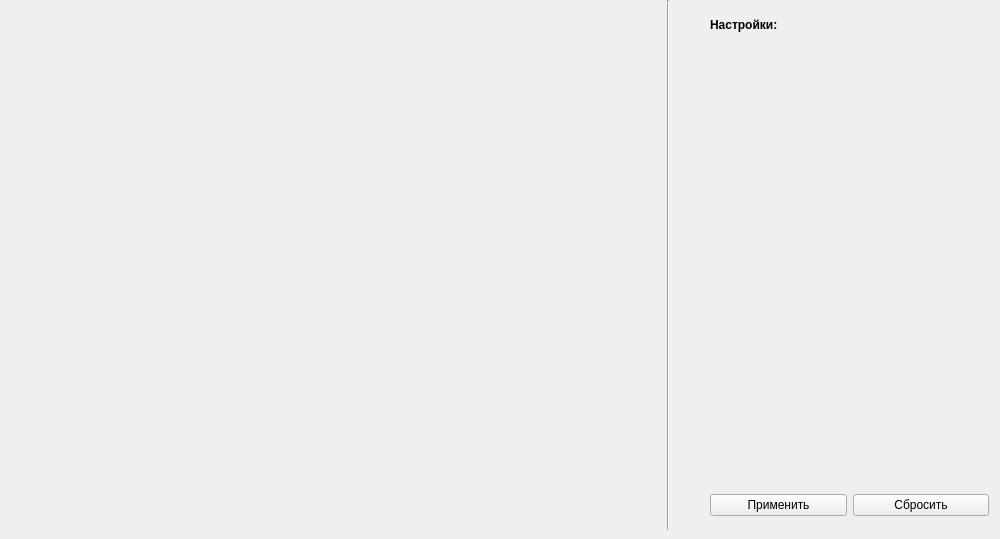
      <widget class="QWidget" name="tab_11">
       <attribute name="title">
        <string>Результат</string>
       </attribute>
       <widget class="QWidget" name="horizontalLayoutWidget_6">
        <property name="geometry">
         <rect>
          <x>710</x>
          <y>490</y>
          <width>279</width>
          <height>30</height>
         </rect>
        </property>
        <layout class="QHBoxLayout" name="horizontalLayout_24">
         <item>
          <widget class="QPushButton" name="pushButton_15">
           <property name="text">
            <string>Применить</string>
           </property>
          </widget>
         </item>
         <item>
          <widget class="QPushButton" name="pushButton_16">
           <property name="text">
            <string>Сбросить</string>
           </property>
          </widget>
         </item>
        </layout>
       </widget>
       <widget class="Line" name="line_8">
        <property name="geometry">
         <rect>
          <x>660</x>
          <y>0</y>
          <width>16</width>
          <height>530</height>
         </rect>
        </property>
        <property name="orientation">
         <enum>Qt::Vertical</enum>
        </property>
       </widget>
       <widget class="QWidget" name="horizontalLayoutWidget_17">
        <property name="geometry">
         <rect>
          <x>10</x>
          <y>10</y>
          <width>640</width>
          <height>510</height>
         </rect>
        </property>
        <layout class="QHBoxLayout" name="horizontalLayout_25"/>
       </widget>
       <widget class="QLabel" name="label_26">
        <property name="geometry">
         <rect>
          <x>710</x>
          <y>10</y>
          <width>279</width>
          <height>29</height>
         </rect>
        </property>
        <property name="font">
         <font>
          <weight>75</weight>
          <bold>true</bold>
         </font>
        </property>
        <property name="text">
         <string>Настройки:</string>
        </property>
       </widget>
       <widget class="QWidget" name="verticalLayoutWidget_8">
        <property name="geometry">
         <rect>
          <x>710</x>
          <y>56</y>
          <width>281</width>
          <height>91</height>
         </rect>
        </property>
        <layout class="QVBoxLayout" name="verticalLayout_8"/>
       </widget>
      </widget>
